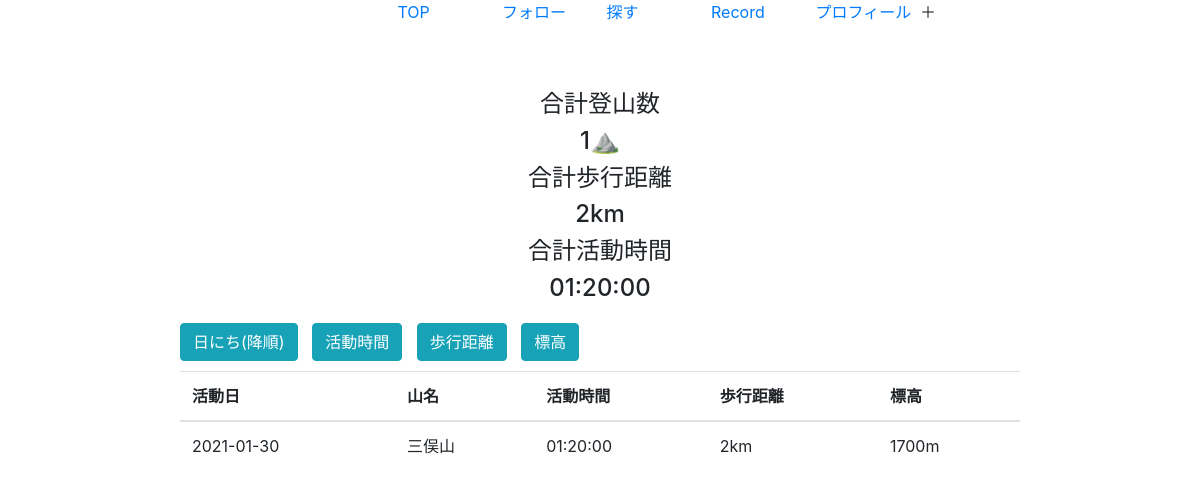
The app's page /data.php (signed in) with its own data.
### tables this page shows
CREATE TABLE `tozan_record_table` (
  `image_id` int(11) NOT NULL,
  `user_id` int(12) NOT NULL,
  `image_name` varchar(256) NOT NULL,
  `created_at` datetime NOT NULL,
  `name` varchar(255) NOT NULL,
  `date` date DEFAULT NULL,
  `time` time NOT NULL,
  `distance` int(11) NOT NULL,
  `maximumAltitude` int(11) NOT NULL
);

### data.php (the view, shortened to what this page needs)
<?php
$pdo = connect_to_db();
$user_id = $_SESSION["user_id"];
$sql = 'SELECT * FROM tozan_record_table WHERE user_id=:user_id';
$stmt = $pdo->prepare($sql);
$stmt->bindValue(':user_id', $user_id, PDO::PARAM_INT);
$status = $stmt->execute();
if ($status == false) {
  $error = $stmt->errorInfo();
  exit('sqlError:' . $error[2]);
} else {
  $result = $stmt->fetchAll(PDO::FETCH_ASSOC);
  $output = "";
  foreach ($result as $record) {
    $output .= "<tr>";
    $output .= "<td>{$record["date"]}</td>";
    $output .= "<td>{$record["name"]}</td>";
    $output .= "<td>{$record["time"]}</td>";
    $output .= "<td>" . $record["distance"] / 1000 . "km</td>";
    $output .= "<td>{$record["maximumAltitude"]}m</td>";
    $output .= "</tr>";
  }
}
$sql = 'SELECT  SUM(distance) FROM tozan_record_table WHERE user_id=:user_id';
$stmt = $pdo->prepare($sql);
$stmt->bindValue(':user_id', $user_id, PDO::PARAM_INT);
$status = $stmt->execute();
$result = $stmt->fetchAll(PDO::FETCH_ASSOC);
foreach ($result as $record) {
  $totalDistance = $record['SUM(distance)'];
}
$sql = 'SELECT  COUNT(*) FROM tozan_record_table WHERE user_id=:user_id';
$stmt = $pdo->prepare($sql);
$stmt->bindValue(':user_id', $user_id, PDO::PARAM_INT);
$status = $stmt->execute();
$result = $stmt->fetchAll(PDO::FETCH_ASSOC);
foreach ($result as $record) {
  $totalRecord = $record['COUNT(*)'];
}
$sql = 'SELECT
    -- SUM( time_to_sec(time)) as total_sec,
    -- SEC_TO_TIME()秒を「HH:MM:SS」形式に変換します
    -- TIME_TO_SEC()秒に変換された引数を返します
    SEC_TO_TIME(SUM( TIME_TO_SEC(time))) as total_time
FROM
    tozan_record_table WHERE user_id=:user_id';
$stmt = $pdo->prepare($sql);
$stmt->bindValue(':user_id', $user_id, PDO::PARAM_INT);
$status = $stmt->execute();
$result = $stmt->fetchAll(PDO::FETCH_ASSOC);
foreach ($result as $record) {
  $totalTime = $record['total_time'];
}
?>
<!DOCTYPE html>
<html lang="ja">
<head>
  <link rel="stylesheet" href="https://stackpath.bootstrapcdn.com/bootstrap/4.3.1/css/bootstrap.min.css">
  <link rel="stylesheet" href="https://use.fontawesome.com/releases/v5.7.2/css/all.css">
  <link rel="stylesheet" href="css/styles.css">
</head>
<body style="width: 70%; margin: 0 auto;">
  <div id="navbar">
    <ul>
      <li><a href="input.php">TOP</a></li>
      <li><a href="follow_page.php">フォロー</a></li>
      <li><a href="follow_page.php">探す</a></li>
      <li><a href="data.php">Record</a></li>
      <li><a href="profile_edit.php">プロフィール</a></li>
      <li><a id="panel-btn" style="display:block;">＋</a></li>
    </ul>
  </div>
  <br>
  <div class="record">
    <h4>合計登山数</h4>
    <h4> <?= $totalRecord; ?>⛰</h4>
    <h4>合計歩行距離 </h4>
    <h4> <?= $totalDistance / 1000; ?>km</h4>
    <h4>合計活動時間 </h4>
    <h4> <?= $totalTime  ?></h4>
  </div>
  <table class="table">
    <div class="sort-button">
      <form action="data.php" method="post">
        <button type="submit" name="sort-date" class="btn btn-info" style="margin-right: 10px;">日にち(降順)</button>
        <button type="submit" name="sort-time" class="btn btn-info" style="margin-right: 10px;">活動時間</button>
        <button type="submit" name="sort-distance" class="btn btn-info" style="margin-right: 10px;">歩行距離</button>
        <button type="submit" name="sort-elevation" class="btn btn-info" style="margin-right: 10px;">標高</button>
      </form>
    </div>
    <thead>
      <tr>
        <th scope="col">活動日</th>
        <th scope="col">山名</th>
        <th scope="col">活動時間</th>
        <th scope="col">歩行距離</th>
        <th scope="col">標高</th>
      </tr>
    </thead>
    <tbody>
      <?= $output ?>
    </tbody>
  </table>
</body>
</html>

### css/styles.css (style rules this page uses)
#navbar { display: flex; justify-content: flex-end; }
#navbar li { display: inline-block; width: 100px; height: 50px; }

### data.php (style rules this page uses)
.record { text-align: center; margin-bottom: 20px; }
.sort-button { margin-bottom: 10px; }

### records on screen
tozan_record_table: date "2021-01-30", name "三俣山", time "01:20:00", $record['distance']/1000 "2", maximumAltitude "1700"

### other values on screen
$totalRecord "1"
$totalDistance / 1000 "2"
$totalTime "01:20:00"
